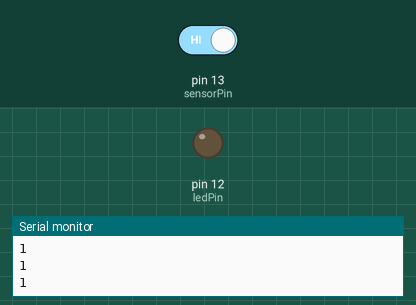
This sketch was run on a simulated Arduino Uno, built with avr-gcc and run on an emulated ATmega328P. Parts: output pins drawn as LEDs (lit = HIGH), the last lines printed to the serial monitor. The test bench sets the inputs (shaded band); at power-on: pin 13 (sensorPin) HIGH.

Above: at 1.2 s.
1.3 s: pin 13 (sensorPin) driven LOW
At 2.5 s:
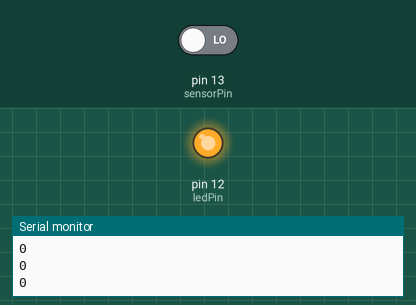
2.9 s: pin 13 (sensorPin) driven HIGH
At 3.7 s:
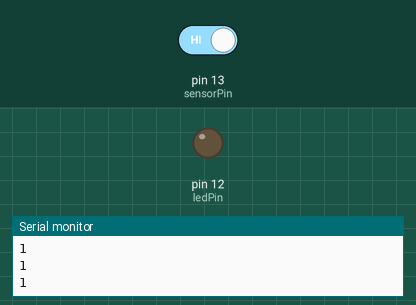
Timing chart, 0 to 5.9 s (numbered marks = the images above; inputs shaded):
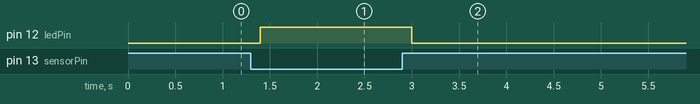

The sketch:

reflexivo.ino
```cpp
const int ledPin = 12;      //Define a entrada do led como o pino 12
const int sensorPin = 13;   //Define a entrada do sensor reflexivo como o pino 13

int alice = 0;    //Eu não sei (mentira, eu sei sim, é a variável que a leitura do sensor é amarzenada)

void setup() {
  Serial.begin(9600);
  pinMode(ledPin, OUTPUT);
  pinMode(sensorPin, INPUT);
  digitalWrite(ledPin, LOW);
}

void loop() {
  if (digitalRead(sensorPin) ==  LOW) {
    digitalWrite(ledPin, HIGH);           //Se a leitura do sensor for 1, acender o led
  }
  else {
    digitalWrite(ledPin, LOW);            //Se a leitura do sensor for 0, apagar o led
  }

  desceEscada(); //Função pra mandar a leitura do sensor pro computador
}

void desceEscada(){                   //Socorro
  alice = digitalRead(sensorPin);
  Serial.println(alice);
  delay(200);
}
```

Measured:
- after the input at 1.3 s, pin 12 (ledPin): LOW → HIGH after 0.10 s
- after the input at 2.9 s, pin 12 (ledPin): HIGH → LOW after 0.10 s
